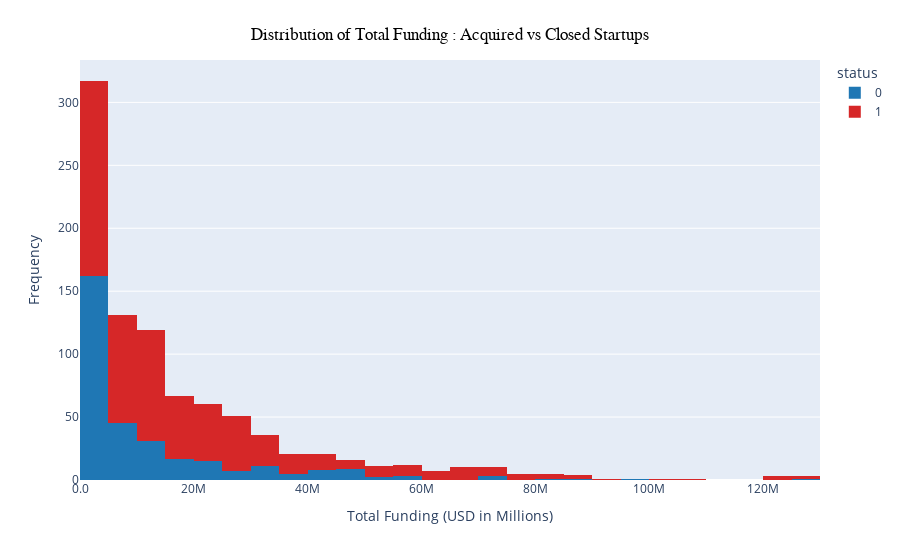

Notebook code cell kept with this figure:
### Markdown cell above
#### What's the average funding for acquired vs. closed startups?

### Code cell
# Define a list of pastel color codes
colors = ['#1f77b4', '#d62728']

# Filter out extreme outliers from the data
max_value = data_df['funding_total_usd'].quantile(0.99) 
filtered_data = data_df[data_df['funding_total_usd'] < max_value]

# Create a histogram with the filtered data
fig = px.histogram(data_frame=filtered_data, x='funding_total_usd', color='status',
                   labels={'funding_total_usd': 'Total Funding (USD in Millions)'},
                   color_discrete_sequence=colors)  
                   
# Update layout for better visualization
fig.update_layout(
    title={
        'text': 'Distribution of Total Funding : Acquired vs Closed Startups',
        'y': 0.95,  # You can adjust this for vertical position
        'x': 0.5,  # You can adjust this for horizontal position
        'xanchor': 'center',
        'yanchor': 'top',
        'font': {
            'size': 17,
            'color': 'black',  # You can change the color if you want
            'family': 'Arial, sans-serif', # You can change the font family if you want
        },
    },
    xaxis_title='Total Funding (USD in Millions)',
    yaxis_title='Frequency',
)
# Format the x-axis tick labels to display values in millions
fig.update_xaxes(tickformat=".2s", exponentformat="none")

# Show the figure
fig.show()

### Figure 1 — Plotly figure (JSON) as saved in the notebook; plotly's stock layout.template omitted (floating-point values rounded to 4 significant figures; data arrays with more than 128 entries replaced by an {"elided": "..."} marker saying what was removed)
{"data": [{"alignmentgroup": "True", "bingroup": "x", "hovertemplate": "status=0<br>Total Funding (USD in Millions)=%{x}<br>count=%{y}<extra></extra>", "legendgroup": "0", "marker": {"color": "#1f77b4", "pattern": {"shape": ""}}, "name": "0", "offsetgroup": "0", "orientation": "v", "showlegend": true, "type": "histogram", "x": {"elided": "322 int values"}, "xaxis": "x", "yaxis": "y"}, {"alignmentgroup": "True", "bingroup": "x", "hovertemplate": "status=1<br>Total Funding (USD in Millions)=%{x}<br>count=%{y}<extra></extra>", "legendgroup": "1", "marker": {"color": "#d62728", "pattern": {"shape": ""}}, "name": "1", "offsetgroup": "1", "orientation": "v", "showlegend": true, "type": "histogram", "x": {"elided": "591 int values"}, "xaxis": "x", "yaxis": "y"}], "layout": {"barmode": "relative", "legend": {"title": {"text": "status"}, "tracegroupgap": 0}, "margin": {"t": 60}, "title": {"font": {"color": "black", "family": "Arial, sans-serif", "size": 17}, "text": "Distribution of Total Funding : Acquired vs Closed Startups", "x": 0.5, "xanchor": "center", "y": 0.95, "yanchor": "top"}, "xaxis": {"anchor": "y", "domain": [0, 1], "exponentformat": "none", "tickformat": ".2s", "title": {"text": "Total Funding (USD in Millions)"}}, "yaxis": {"anchor": "x", "domain": [0, 1], "title": {"text": "Frequency"}}}}
